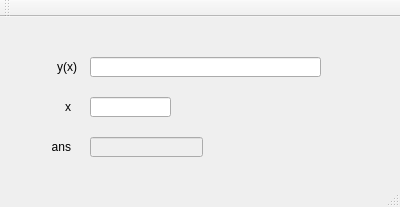
<?xml version="1.0" encoding="UTF-8"?>
<ui version="4.0">
 <class>MainWindow</class>
 <widget class="QMainWindow" name="MainWindow">
  <property name="geometry">
   <rect>
    <x>0</x>
    <y>0</y>
    <width>400</width>
    <height>207</height>
   </rect>
  </property>
  <property name="windowTitle">
   <string>MainWindow</string>
  </property>
  <widget class="QWidget" name="centralWidget">
   <widget class="QLineEdit" name="lineEdit_yx">
    <property name="geometry">
     <rect>
      <x>90</x>
      <y>40</y>
      <width>231</width>
      <height>20</height>
     </rect>
    </property>
   </widget>
   <widget class="QLineEdit" name="lineEdit_x">
    <property name="geometry">
     <rect>
      <x>90</x>
      <y>80</y>
      <width>81</width>
      <height>20</height>
     </rect>
    </property>
   </widget>
   <widget class="QLineEdit" name="lineEdit_ans">
    <property name="enabled">
     <bool>false</bool>
    </property>
    <property name="geometry">
     <rect>
      <x>90</x>
      <y>120</y>
      <width>113</width>
      <height>20</height>
     </rect>
    </property>
    <property name="readOnly">
     <bool>true</bool>
    </property>
   </widget>
   <widget class="QLabel" name="label">
    <property name="geometry">
     <rect>
      <x>16</x>
      <y>40</y>
      <width>61</width>
      <height>20</height>
     </rect>
    </property>
    <property name="text">
     <string>y(x)</string>
    </property>
    <property name="alignment">
     <set>Qt::AlignRight|Qt::AlignTrailing|Qt::AlignVCenter</set>
    </property>
   </widget>
   <widget class="QLabel" name="label_2">
    <property name="geometry">
     <rect>
      <x>10</x>
      <y>80</y>
      <width>61</width>
      <height>20</height>
     </rect>
    </property>
    <property name="text">
     <string>x</string>
    </property>
    <property name="alignment">
     <set>Qt::AlignRight|Qt::AlignTrailing|Qt::AlignVCenter</set>
    </property>
   </widget>
   <widget class="QLabel" name="label_3">
    <property name="geometry">
     <rect>
      <x>10</x>
      <y>120</y>
      <width>61</width>
      <height>20</height>
     </rect>
    </property>
    <property name="text">
     <string>ans</string>
    </property>
    <property name="alignment">
     <set>Qt::AlignRight|Qt::AlignTrailing|Qt::AlignVCenter</set>
    </property>
   </widget>
  </widget>
  <widget class="QMenuBar" name="menuBar">
   <property name="geometry">
    <rect>
     <x>0</x>
     <y>0</y>
     <width>400</width>
     <height>21</height>
    </rect>
   </property>
  </widget>
  <widget class="QToolBar" name="mainToolBar">
   <attribute name="toolBarArea">
    <enum>TopToolBarArea</enum>
   </attribute>
   <attribute name="toolBarBreak">
    <bool>false</bool>
   </attribute>
  </widget>
  <widget class="QStatusBar" name="statusBar"/>
 </widget>
 <layoutdefault spacing="6" margin="11"/>
 <resources/>
 <connections/>
</ui>
